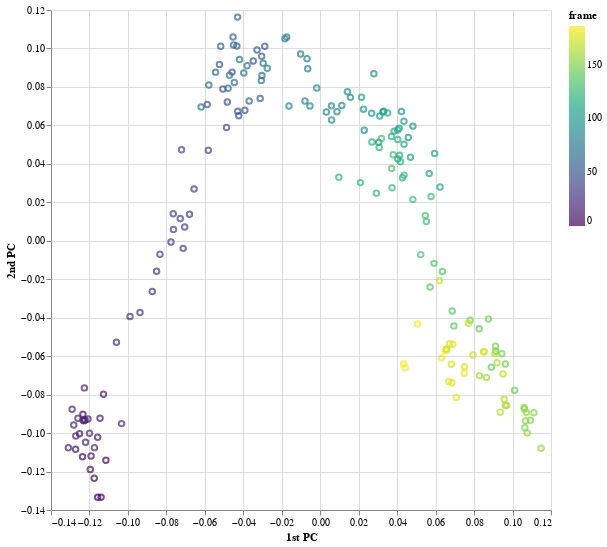

Notebook source saved alongside this figure:
### Code cell
alt.Chart(pca_results).mark_point().encode(
    x=alt.X('x:Q', title='1st PC'),
    y=alt.Y('y:Q', title='2nd PC'),
    color=alt.Color('frame:Q', scale=alt.Scale(scheme='viridis')),
    tooltip='frame'
).properties(
    width=500,
    height=500
)

### Figure 1 — Vega-Lite specification as saved in the notebook (floating-point values rounded to 4 significant figures; data arrays with more than 128 entries replaced by an {"elided": "..."} marker saying what was removed)
{"config": {"view": {"continuousWidth": 400, "continuousHeight": 300}}, "data": {"name": "data-996d556311073874f9cd354a7fca31aa"}, "mark": "point", "encoding": {"color": {"type": "quantitative", "field": "frame", "scale": {"scheme": "viridis"}}, "tooltip": {"type": "quantitative", "field": "frame"}, "x": {"type": "quantitative", "field": "x", "title": "1st PC"}, "y": {"type": "quantitative", "field": "y", "title": "2nd PC"}}, "height": 500, "width": 500, "$schema": "https://vega.github.io/schema/vega-lite/v4.0.0.json", "datasets": {"data-996d556311073874f9cd354a7fca31aa": {"elided": "187 records"}}}
